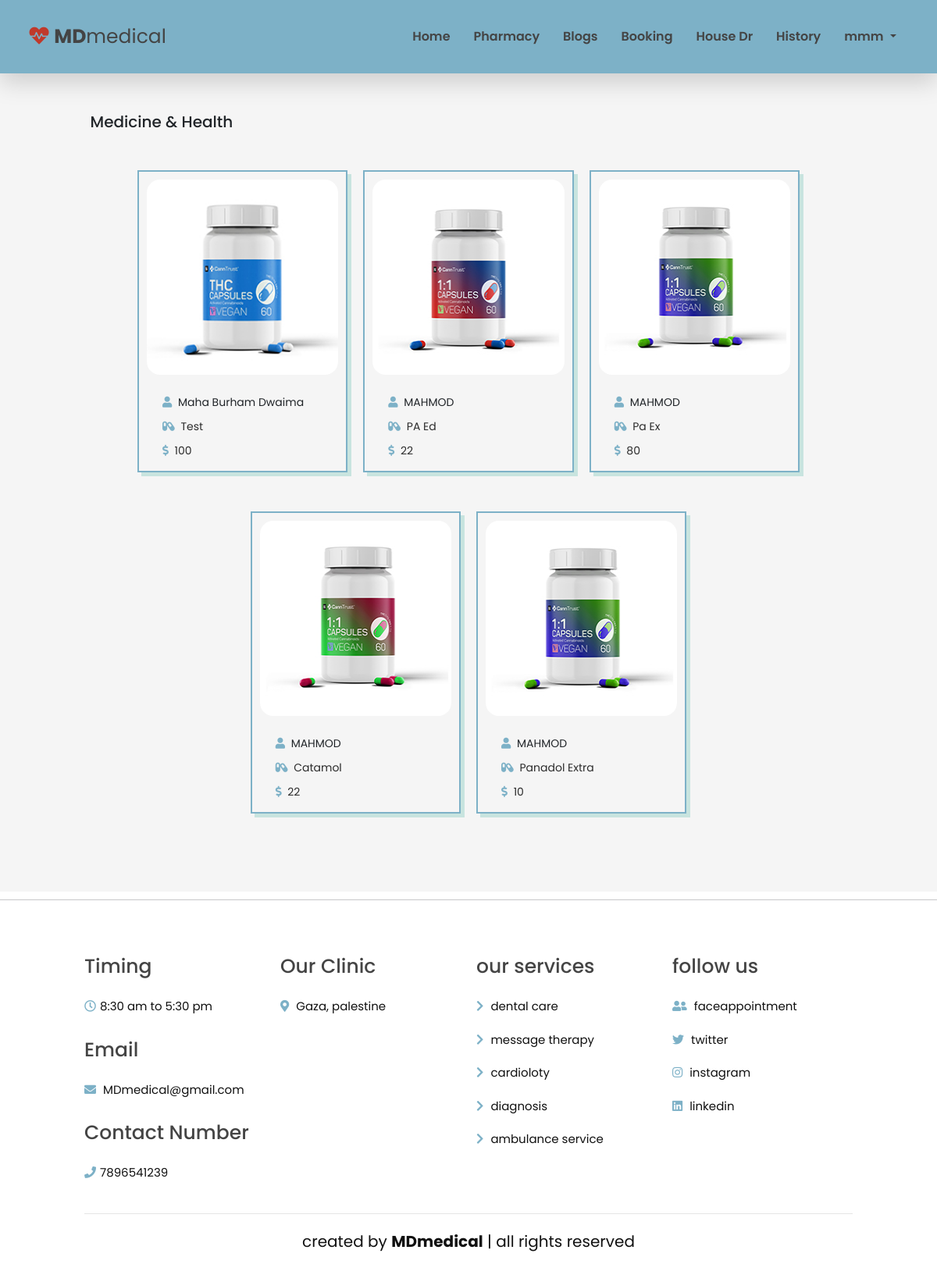
Page /Medicine.php (signed in) on the committed database.
### tables this page shows
CREATE TABLE `tplpatients` (
  `ID` int(11) NOT NULL,
  `username` varchar(255) NOT NULL,
  `fullname` varchar(255) NOT NULL,
  `email` varchar(255) NOT NULL,
  `password` varchar(55) NOT NULL,
  `phone` bigint(20) NOT NULL,
  `code` mediumtext NOT NULL,
  `active` tinyint(1) NOT NULL DEFAULT 0
);

CREATE TABLE `tblpharmacy` (
  `ID` int(11) NOT NULL,
  `M_Name` varchar(255) NOT NULL,
  `M_Price` int(11) NOT NULL,
  `Ph_ID` varchar(255) NOT NULL,
  `Image` varchar(255) NOT NULL,
  `Date` timestamp NOT NULL DEFAULT current_timestamp() ON UPDATE current_timestamp()
);

CREATE TABLE `tbldoctor` (
  `ID` int(5) NOT NULL,
  `FullName` varchar(250) DEFAULT NULL,
  `MobileNumber` bigint(10) DEFAULT NULL,
  `Email` varchar(250) DEFAULT NULL,
  `Specialization` varchar(250) DEFAULT NULL,
  `Password` varchar(259) DEFAULT NULL,
  `CreationDate` timestamp NULL DEFAULT current_timestamp(),
  `house` tinyint(1) NOT NULL DEFAULT 0
);

CREATE TABLE `tblpage` (
  `ID` int(10) NOT NULL,
  `PageType` varchar(200) DEFAULT NULL,
  `PageTitle` longtext DEFAULT NULL,
  `PageDescription` longtext DEFAULT NULL,
  `Email` varchar(200) DEFAULT NULL,
  `MobileNumber` bigint(10) DEFAULT NULL,
  `UpdationDate` date DEFAULT NULL,
  `Timing` varchar(200) NOT NULL
);

### Medicine.php (the view, shortened to what this page needs)
<?php
if (!isset($_SESSION['patient'])) {
  header("Location: login.php");
  exit() ;
} else {
include('doctor/includes/dbconnection.php');
?>
<!DOCTYPE html>
<html>
<head>
  <link rel="stylesheet" type="text/css"
    href="https://cdnjs.cloudflare.com/ajax/libs/OwlCarousel2/2.1.3/assets/owl.carousel.min.css" />
  <link rel="stylesheet" href="https://cdnjs.cloudflare.com/ajax/libs/font-awesome/4.7.0/css/font-awesome.min.css">
  <link rel="stylesheet" href="https://cdnjs.cloudflare.com/ajax/libs/font-awesome/5.15.4/css/all.min.css">
  <link rel="stylesheet" type="text/css" href="css/bootstrap.css" />
  <link href="css/style.css" rel="stylesheet" />
  <link href="css/responsive.css" rel="stylesheet" />
        <link href="css/bootstrap.min.css" rel="stylesheet">
        <link href="css/bootstrap-icons.css" rel="stylesheet">
        <link href="css/owl.carousel.min.css" rel="stylesheet">
        <link href="css/owl.theme.default.min.css" rel="stylesheet">
        <link href="css/templatemo-medic-care.css" rel="stylesheet">
</head>
<body >
<main>
            <?php include_once('includes/header.php');?>
  <body>
<section class="blogs" id="blogs">
    <div class="container">
      <h2 > Medicine & Health </h2>
        <div class="c_boxes">
          <?php
            $stmt = $dbh->prepare("SELECT tblpharmacy.* , tbldoctor.FullName FROM tblpharmacy
            INNER JOIN tbldoctor ON tbldoctor.ID = tblpharmacy.Ph_ID
             ") ;
            $stmt->execute();
            $rows = $stmt->fetchAll();
            foreach ($rows as $row) { ?>
            <div class="c_box">
                <img src="images/uploads/<?php echo $row['Image']; ?>" alt="">
                <span class="text-left name"> <i class="fa fa-user"></i> <?php echo $row['FullName'] ; ?></span>
                <div class="content">
                  <span><i class="fa fa-capsules"></i> <?php echo $row['M_Name'] ; ?></span>
                  <span><i class="fa fa-dollar-sign"></i> <?php echo $row['M_Price'] ; ?> </span>
                </div>
            </div>
            <?php }
            ?>
    </div>
  </section>
<hr>
</main>
  <?php include_once('includes/footer.php');?>
</body>
</html>
<?php
}
?>

### includes/header.php (shortened to what this page needs)
<nav class="navbar navbar-expand-lg bg-light fixed-top shadow-lg">
                <div class="container">
                <header class="header">
                <a href="index.php" class="logo"> <i class="fas fa-heartbeat"></i> <strong>MD</strong>medical </a>
</header>
                    <div class="collapse navbar-collapse" id="navbarNav">
                        <ul class="navbar-nav mx-auto">
                            <li class="nav-item active">
                                <a class="nav-link" href="index.php">Home</a>
                            </li>
                            <li class="nav-item">
                            <a class="nav-link" href="Medicine.php">Pharmacy</a>
                            </li>
                            <li class="nav-item">
                             <a class="nav-link" href="Blogs.php">Blogs</a>
                             </li>
                            <li class="nav-item">
                                <a class="nav-link" href="Appointment.php">Booking</a>
                            </li>
                            <li class="nav-item">
                                <a class="nav-link" href="house.php">House Dr</a>
                            </li>
            <?php
            if(isset($_SESSION['patient'])) {
                $patientid = $_SESSION['patient'] ;
                $stmt = $dbh->prepare("SELECT * FROM tplpatients WHERE ID = ?") ;
                $stmt->execute(array($patientid));
                $row = $stmt->fetch() ;  ?>
            <li class="nav-item">
                <a href="history.php" class="nav-link">History</a>
            </li>
            <li class="nav-item dropdown">
                <a class="nav-link dropdown-toggle" href="#" role="button" data-bs-toggle="dropdown" aria-expanded="false">
                    <?php echo $row['fullname'] ?>
                </a>
            </li>
                    <?php   }
                ?>
                        </ul>
                    </div>
                </div>
            </nav>

### includes/footer.php (shortened to what this page needs)
<footer id="contact">
    <section class="footer">
<div class="box-container">
    <div class="box">
        <?php
$sql="SELECT * from tblpage where PageType='contactus'";
$query = $dbh -> prepare($sql);
$query->execute();
$results=$query->fetchAll(PDO::FETCH_OBJ);
$cnt=1;
if($query->rowCount() > 0)
{
foreach($results as $row)
{               ?>
                            <h4>Timing</h4>
                        <ul class="list-group list-group-flush">
                            <li class="list-group-item d-flex">
                            <a href="#"> <i class="far fa-clock"></i><?php  echo ($row->Timing);?></a>
                            </li></ul>
                            <h4>Email</h4>
                            <ul class="list-group list-group-flush">
                            <li class="list-group-item d-flex">
                            <a href="#"> <i class="fas fa-envelope"></i> <?php  echo ($row->Email);?></li></a></ul>
                            <h4>Contact Number</h4>
                            <ul class="list-group list-group-flush">
                            <li class="list-group-item d-flex">
                            <a href="#"> <i class="fas fa-phone"></i><?php  echo ($row->MobileNumber);?> </li></a>
                        </ul>
    </div>
    <div class="box">
<h4>Our Clinic</h4>
<a href="#"> <i class="fas fa-map-marker-alt"></i> <?php  echo ($row->PageDescription);?> </a>
    </div>
    <?php $cnt=$cnt+1;}} ?>
    <div class="box">
        <h4>our services</h4>
        <a href="#"> <i class="fas fa-chevron-right"></i> dental care </a>
        <a href="#"> <i class="fas fa-chevron-right"></i> message therapy </a>
        <a href="#"> <i class="fas fa-chevron-right"></i> cardioloty </a>
        <a href="#"> <i class="fas fa-chevron-right"></i> diagnosis </a>
        <a href="#"> <i class="fas fa-chevron-right"></i> ambulance service </a>
    </div>
    <div class="box">
        <h4>follow us</h4>
        <a href="#"> <i class="fas fa-user-friends"></i> faceappointment </a>
        <a href="#"> <i class="fab fa-twitter"></i> twitter </a>
        <a href="#"> <i class="fab fa-instagram"></i> instagram </a>
        <a href="#"> <i class="fab fa-linkedin"></i> linkedin </a>
    </div>
</div>
<div class="credit"> created by <strong>MDmedical</strong> | all rights reserved </div>
</section>
</footer>

### css/style.css (style rules this page uses)
:root { --green:#7db1c7; --black:#444; --light-color:#111; --box-shadow:.5rem .5rem 0 rgba(22, 160, 133, .2); --text-shadow:.4rem .4rem 0 rgba(0, 0, 0, .2); --border:.2rem solid #7db1c7; }
* { font-family: 'Poppins', sans-serif; margin:0; padding: 0; box-sizing: border-box; outline: none; border: none; transition: all .2s ease-out; text-decoration: none; }
body { font-family: "Poppins", sans-serif; color: #000000; background-color: #ffffff; }
html { font-size: 62.5%; overflow-x: hidden; scroll-padding-top: 7rem; scroll-behavior: smooth; }
section { padding:5rem 9%; }
section:nth-child(even) { background: #f5f5f5; }
.header .logo { font-size: 2.5rem; color: var(--black); }
.header .logo i { color: #c0392b; }
.footer .box-container { display: grid; grid-template-columns: repeat(auto-fit, minmax(22rem, 1fr)); gap:2rem; }
.footer .box-container .box h4 { font-size: 2.5rem; color:var(--black); padding: 1rem 0; }
.footer .box-container .box a { display: block; font-size: 1.5rem; color:var(--light-color); padding: 1rem 0; }
.footer .box-container .box a i { padding-right: .5rem; color:#7db1c7; }
.footer .credit { padding: 1rem; padding-top: 2rem; margin-top: 2rem; text-align: center; font-size: 2rem; color:var(--light-color); border-top: .1rem solid rgba(0, 0, 0, .1); }
.c_boxes { display: flex; flex-wrap: wrap; justify-content: center; text-align: center; gap: 50px 20px ; margin: 50px; }
.c_boxes .c_box { padding: 10px; border: var(--border); box-shadow: var(--box-shadow); width: 31%; height: fit-content; }
.c_boxes .c_box img { max-width: 100%; height: 250px; display: inline-block; border-radius: 1vmax; margin-bottom: 20px; }
.c_boxes .c_box .content { display: flex ; flex-direction: column; text-align:left; gap: 10px; color: #2c2c2c; padding: 5px 20px; font-size: 14px ; }
.c_boxes .c_box i { color: #7db1c7; padding-right: 4px; }
span.name { display: block; font-size: 14px; padding: 5px 20px; }

### css/responsive.css (style rules this page uses)
@media (min-width: 1200px) { .container { max-width: 1170px; } }

### css/templatemo-medic-care.css (style rules this page uses)
:root { --white-color: #FFFFFF; --primary-color: #247cff; --section-bg-color: #F9F9F9; --dark-color: #000000; --title-color: #565758; --p-color: #717275; --border-color: #eaeaea; --body-font-family: 'Open Sans', sans-serif; --h1-font-size: 48px; --h2-font-size: 36px; --h3-font-size: 32px; --h4-font-size: 28px; --h5-font-size: 24px; --h6-font-size: 22px; --p-font-size: 18px; --menu-font-size: 16px; --font-weight-light: 300; --font-weight-normal: 400; --font-weight-semibold: 600; --font-weight-bold: 700; }
body { background: var(--white-color); font-family: var(--body-font-family); position: relative; padding-top: 94px; }
a, button { touch-action: manipulation; transition: all 0.3s; }
a { color: var(--p-color); text-decoration: none; }
b, strong { font-weight: var(--font-weight-bold); }
.list-group-item { background-color: transparent; color: var(--p-color); font-size: var(--p-font-size); padding: 1rem 0; }
.list-group-item:first-child { padding-top: 0; }
.navbar { padding-top: 20px; padding-bottom: 20px; }
.navbar-expand-lg .navbar-nav .nav-link { padding-right: 1.5rem; padding-left: 1.5rem; }
.navbar-nav .nav-link { color: var(--black); font-weight: var(--font-weight-semibold); font-size: var(--menu-font-size); padding-top: 15px; padding-bottom: 15px; }

### rows in the picture
tplpatients: fullname "mmm"
tblpharmacy: Image (picture), tbldoctor.FullName "Maha Burham Dwaima", M_Name "Test", M_Price "100"
tblpharmacy: Image (picture), tbldoctor.FullName "MAHMOD", M_Name "PA Ed", M_Price "22"
tblpharmacy: Image (picture), tbldoctor.FullName "MAHMOD", M_Name "Pa Ex", M_Price "80"
tblpharmacy: Image (picture), tbldoctor.FullName "MAHMOD", M_Name "Catamol", M_Price "22"
tblpharmacy: Image (picture), tbldoctor.FullName "MAHMOD", M_Name "Panadol Extra", M_Price "10"
tblpage: Timing "8:30 am to 5:30 pm", Email "MDmedical@gmail.com", MobileNumber "7896541239", PageDescription "Gaza, palestine"
